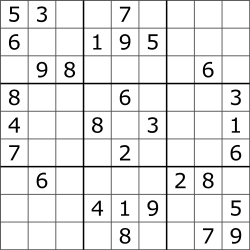
#> input picture PYQs/2022B2/sudoku.png, 250 x 250 px
$ python 01_rotate45.py
#> lines starting #> are read from the running program, lines starting #| are printed output that depends on the picture
import cv2
import matplotlib.pyplot as plt

image = cv2.imread("sudoku.png")
#> image is the input picture: shape (250, 250, 3); min 0, max 255, mean 231.5

if image is None:
    print("Image not found")
    exit()

center = (image.shape[1] // 2, image.shape[0] // 2)
#> center = (125, 125)
rotate_45_clock = cv2.getRotationMatrix2D(center, -45, 1)
rotate_45_anticlock = cv2.getRotationMatrix2D(center, 45, 1)

rotate_45_clock_img = cv2.warpAffine(image, rotate_45_clock, (image.shape[1], image.shape[0]))
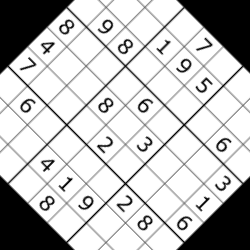
#> rotate_45_clock_img: shape (250, 250, 3); min 0, max 255, mean 191.8

rotate_45_anticlock_img = cv2.warpAffine(image, rotate_45_anticlock, (image.shape[1], image.shape[0]))
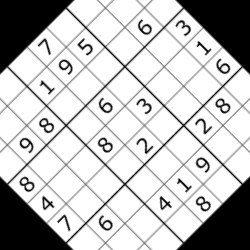
#> rotate_45_anticlock_img: shape (250, 250, 3); min 0, max 255, mean 191.8

plt.figure(figsize=(10, 5))

plt.subplot(2, 3, 1)
plt.imshow(image, cmap='gray')
plt.title('Original Image')
plt.axis('off')

plt.subplot(2, 3, 2)
plt.imshow(rotate_45_clock_img, cmap='gray')
plt.title('45 clock')
plt.axis('off')


plt.subplot(2, 3, 3)
plt.imshow(rotate_45_anticlock_img, cmap='gray')
plt.title('45 anticlock')
plt.axis('off')


plt.show()
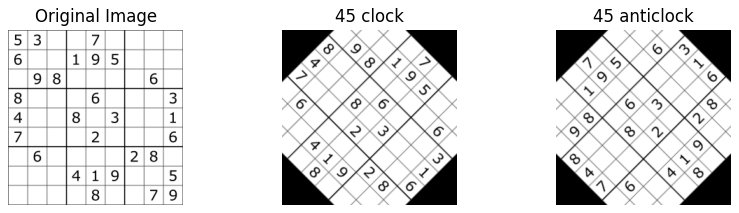
#> figure drawn by matplotlib, 3 panels
